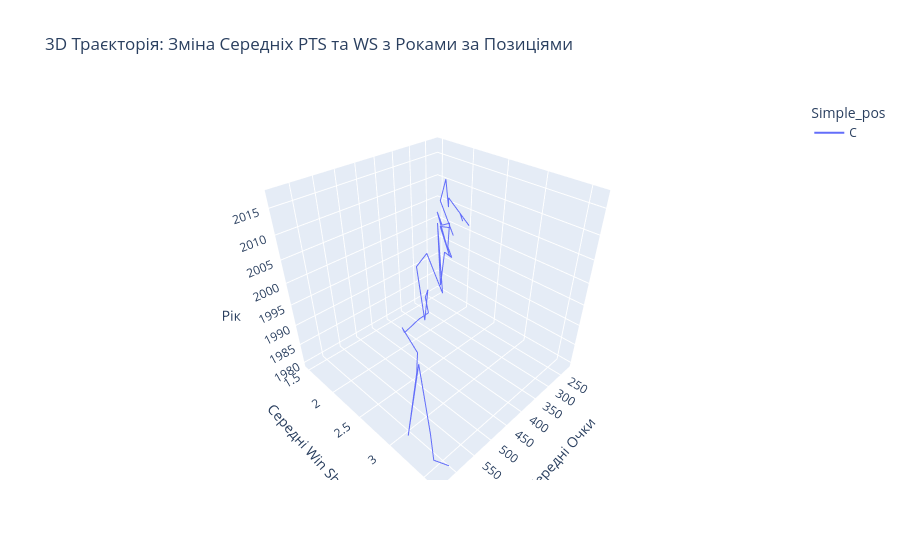

Notebook code cell kept with this figure:
### Code cell
df_trajectory = df_multivariate.groupby(['Year', 'Simple_pos']).agg(
    Avg_PTS=('PTS', 'mean'),
    Avg_WS=('WS', 'mean')
).reset_index()
fig3d = px.line_3d(
    df_trajectory, 
    x="Avg_PTS",      # X: Середні очки
    y="Avg_WS",       # Y: Середня ефективність (Win Shares)
    z="Year",         # Z: Час (Рік) - вісь, що показує траєкторію
    color='Simple_pos', # Кожна позиція (G, F, C) отримує окрему кольорову лінію
    title='3D Траєкторія: Зміна Середніх PTS та WS з Роками за Позиціями',
    labels={'Avg_PTS': 'Середні Очки', 'Avg_WS': 'Середні Win Shares', 'Year': 'Рік'}
)
fig3d.show()

### Figure 1 — Plotly figure (JSON) as saved in the notebook; plotly's stock layout.template omitted (floating-point values rounded to 4 significant figures)
{"data": [{"hovertemplate": "Simple_pos=C<br>Середні Очки=%{x}<br>Середні Win Shares=%{y}<br>Рік=%{z}<extra></extra>", "legendgroup": "C", "line": {"color": "#636efa", "dash": "solid"}, "marker": {"symbol": "circle"}, "mode": "lines", "name": "C", "scene": "scene", "showlegend": true, "type": "scatter3d", "x": [605.9, 622.9, 592.3, 487.6, 635.8, 522.7, 508.6, 496.2, 472.6, 488.4, 457.4, 452.0, 432.6, 408.0, 394.2, 484.0, 370.0, 323.8, 425.0, 223.9, 430.1, 343.8, 362.6, 349.9, 282.3, 317.2, 293.3, 428.9, 370.4, 375.2, 410.0, 332.5, 258.0, 377.3, 363.9, 440.6, 433.8, 469.0], "y": [3.612, 3.495, 3.288, 2.542, 3.217, 2.709, 2.638, 2.579, 2.185, 2.326, 2.333, 2.37, 2.416, 2.234, 2.205, 2.638, 1.878, 1.81, 2.598, 1.482, 2.593, 2.216, 2.421, 2.297, 1.988, 2.04, 1.835, 2.711, 2.28, 2.453, 2.664, 2.088, 1.798, 2.433, 2.368, 2.998, 2.855, 3.05], "z": [1980.0, 1981.0, 1982.0, 1983.0, 1984.0, 1985.0, 1986.0, 1987.0, 1988.0, 1989.0, 1990.0, 1991.0, 1992.0, 1993.0, 1994.0, 1995.0, 1996.0, 1997.0, 1998.0, 1999.0, 2000.0, 2001.0, 2002.0, 2003.0, 2004.0, 2005.0, 2006.0, 2007.0, 2008.0, 2009.0, 2010.0, 2011.0, 2012.0, 2013.0, 2014.0, 2015.0, 2016.0, 2017.0]}], "layout": {"legend": {"title": {"text": "Simple_pos"}, "tracegroupgap": 0}, "scene": {"domain": {"x": [0, 1], "y": [0, 1]}, "xaxis": {"title": {"text": "Середні Очки"}}, "yaxis": {"title": {"text": "Середні Win Shares"}}, "zaxis": {"title": {"text": "Рік"}}}, "title": {"text": "3D Траєкторія: Зміна Середніх PTS та WS з Роками за Позиціями"}}}
